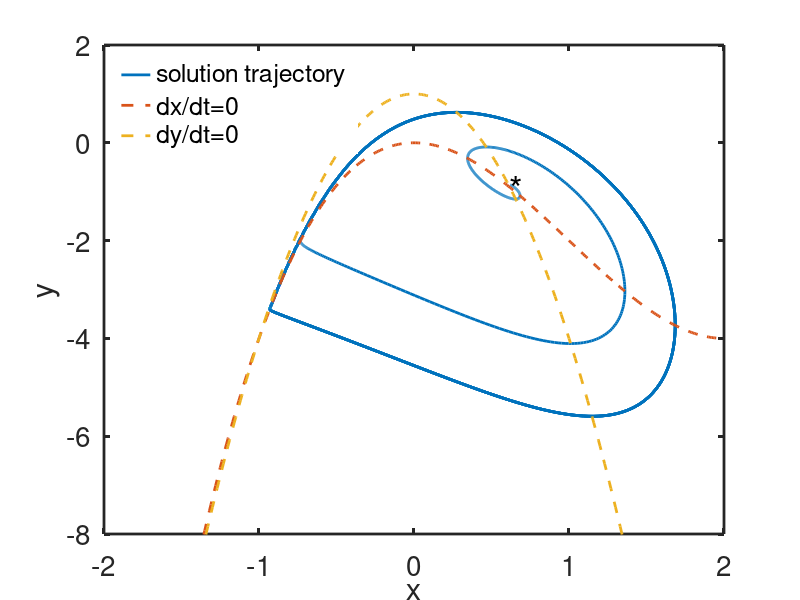

Recreate this plot in MATLAB.
%  -------------------------------------------------------------------
%
%   The fast subsystem of the Hindmarsh-Rose model of electrical bursting.
%
%   For Chapter 9, Section 9.1.3 of
%   Keener and Sneyd, Mathematical Physiology, 3rd Edition, Springer.
%
%   Written by James Keener and James Sneyd
%
%  -------------------------------------------------------------------

function hindmarsh_rose_fast

close all
clear all
clc
set(0,                           ...
   'defaultaxesfontsize', 20,   ...
   'defaultaxeslinewidth', 2.0, ...
   'defaultlinelinewidth', 2.0);

global Iapp

%parameters
% change Iapp to see different phase portraits:
Iapp=0;

% make a phase plane
x  = [-2:.01:2];
y1 = x.^3 - 3*x.^2 - Iapp ;
y2 = 1 - 5*x.^2;
x1 = -1/2-sqrt(5)/2;
x2 = -1/2+sqrt(5)/2;
ys1 = 1 - 5*x1.^2;
ys2 = 1 - 5*x2.^2;

% initial data etc
init=[0.62,-0.86];
total=100;
tstep = 0.01;
tspan = [0:tstep:total];
[T,S] = ode23(@deRHS,tspan, init, odeset('maxstep',10));

figure(1)
plot(S(:,1),S(:,2),x,y1,'--',x,y2,'--')
axis([-2 2 -8 2])
legend('boxoff')
legend('solution trajectory','dx/dt=0','dy/dt=0','location','northwest')
ylabel('y')
xlabel('x')
if (Iapp==0)
    hold on
    text(x1,ys1,'*','fontsize', 25)
    text(x2,ys2,'*','fontsize', 25)
    hold off
end

end % of main


%%
function s_prime=deRHS(t,s)
global Iapp
x=s(1);
y=s(2);

xp = y - x^3 + 3*x^2 + Iapp ;
yp = 1 - 5*x^2 - y;

s_prime =[xp;yp];
end
